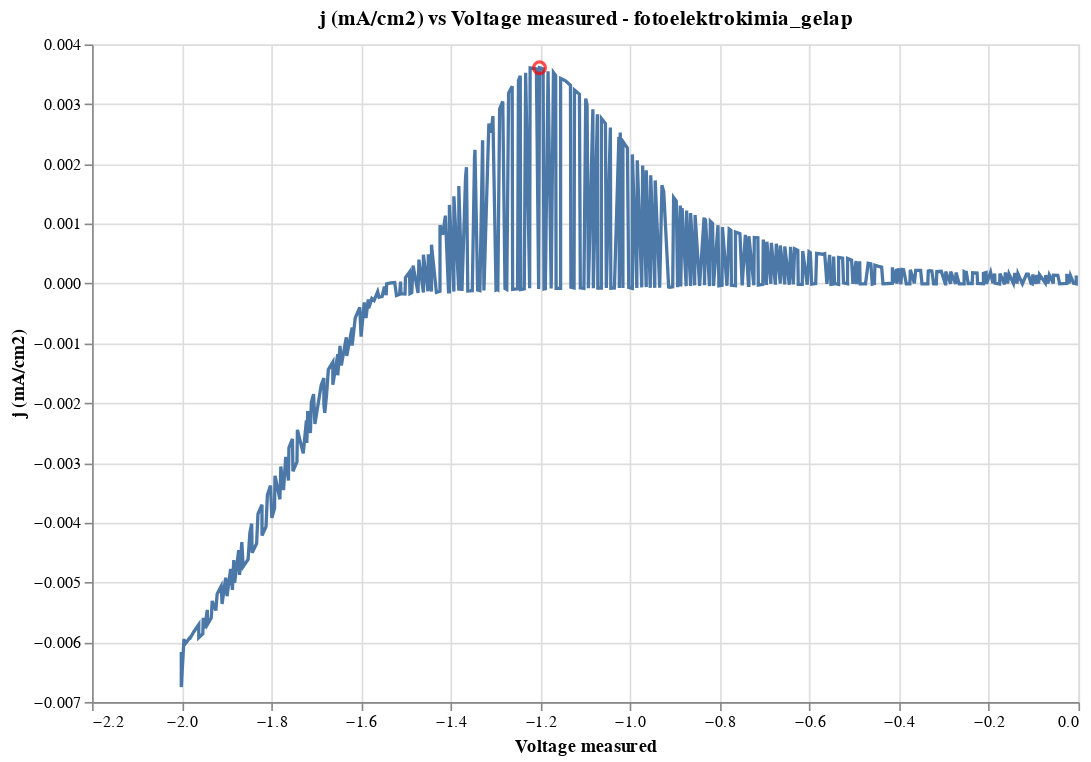
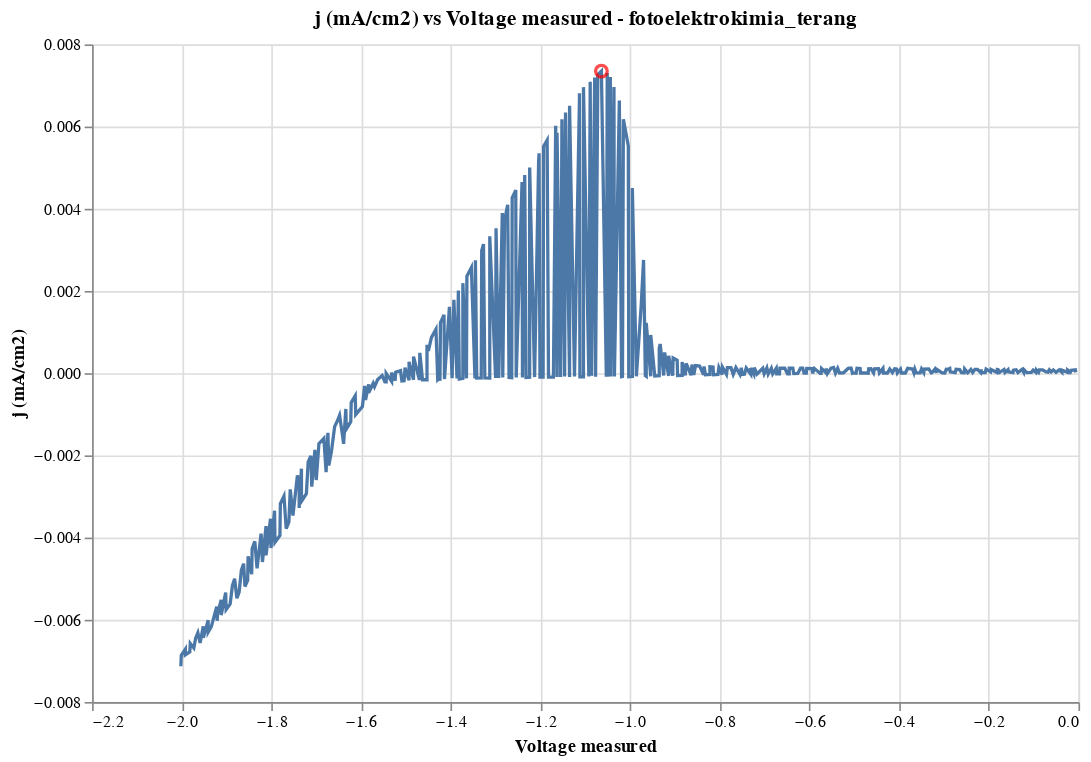
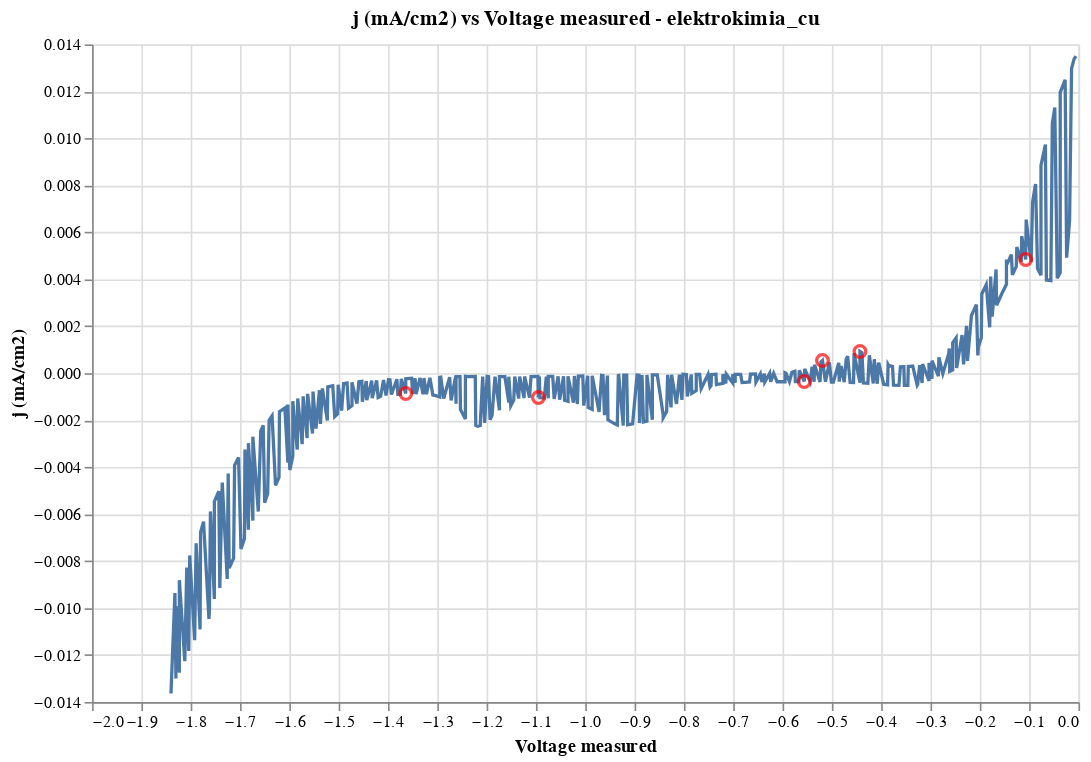

The code cell stored with these charts, in order, in its notebook:
### Code cell
plot_data(df)

### Figure 1 — Vega-Lite specification as saved in the notebook (floating-point values rounded to 4 significant figures; data arrays with more than 128 entries replaced by an {"elided": "..."} marker saying what was removed)
{"config": {"view": {"continuousWidth": 300, "continuousHeight": 300}}, "layer": [{"data": {"name": "data-3ccfe38a41a986c9f6994e4d883fa0bb"}, "mark": {"type": "line"}, "encoding": {"tooltip": [{"field": "Voltage measured", "type": "quantitative"}, {"field": "j (mA/cm2)", "type": "quantitative"}], "x": {"field": "Voltage measured", "title": "Voltage measured", "type": "quantitative"}, "y": {"field": "j (mA/cm2)", "title": "j (mA/cm2)", "type": "quantitative"}}, "title": "j (mA/cm2) vs Voltage measured - fotoelektrokimia_gelap"}, {"data": {"name": "data-c088808dba7a8abfa6b213d91461cc19"}, "mark": {"type": "point", "color": "red", "size": 50}, "encoding": {"tooltip": [{"field": "Voltage measured", "type": "quantitative"}, {"field": "j (mA/cm2)", "type": "quantitative"}], "x": {"field": "Voltage measured", "type": "quantitative"}, "y": {"field": "j (mA/cm2)", "type": "quantitative"}}}], "height": 400, "width": 600, "$schema": "https://vega.github.io/schema/vega-lite/v5.20.1.json", "datasets": {"data-3ccfe38a41a986c9f6994e4d883fa0bb": {"elided": "402 records"}, "data-c088808dba7a8abfa6b213d91461cc19": [{"Voltage measured": -1.202, "j (mA/cm2)": 0.00361}]}}

### Figure 2 — Vega-Lite specification as saved in the notebook (floating-point values rounded to 4 significant figures; data arrays with more than 128 entries replaced by an {"elided": "..."} marker saying what was removed)
{"config": {"view": {"continuousWidth": 300, "continuousHeight": 300}}, "layer": [{"data": {"name": "data-e05c2ac248b52f27857b1f5e5ff0ce13"}, "mark": {"type": "line"}, "encoding": {"tooltip": [{"field": "Voltage measured", "type": "quantitative"}, {"field": "j (mA/cm2)", "type": "quantitative"}], "x": {"field": "Voltage measured", "title": "Voltage measured", "type": "quantitative"}, "y": {"field": "j (mA/cm2)", "title": "j (mA/cm2)", "type": "quantitative"}}, "title": "j (mA/cm2) vs Voltage measured - fotoelektrokimia_terang"}, {"data": {"name": "data-e138ff3af93962cb83ca13492b4bcd5f"}, "mark": {"type": "point", "color": "red", "size": 50}, "encoding": {"tooltip": [{"field": "Voltage measured", "type": "quantitative"}, {"field": "j (mA/cm2)", "type": "quantitative"}], "x": {"field": "Voltage measured", "type": "quantitative"}, "y": {"field": "j (mA/cm2)", "type": "quantitative"}}}], "height": 400, "width": 600, "$schema": "https://vega.github.io/schema/vega-lite/v5.20.1.json", "datasets": {"data-e05c2ac248b52f27857b1f5e5ff0ce13": {"elided": "402 records"}, "data-e138ff3af93962cb83ca13492b4bcd5f": [{"Voltage measured": -1.064, "j (mA/cm2)": 0.00735}]}}

### Figure 3 — Vega-Lite specification as saved in the notebook (floating-point values rounded to 4 significant figures; data arrays with more than 128 entries replaced by an {"elided": "..."} marker saying what was removed)
{"config": {"view": {"continuousWidth": 300, "continuousHeight": 300}}, "layer": [{"data": {"name": "data-37c8f1fe0c9a31143c1ed724ba0348eb"}, "mark": {"type": "line"}, "encoding": {"tooltip": [{"field": "Voltage measured", "type": "quantitative"}, {"field": "j (mA/cm2)", "type": "quantitative"}], "x": {"field": "Voltage measured", "title": "Voltage measured", "type": "quantitative"}, "y": {"field": "j (mA/cm2)", "title": "j (mA/cm2)", "type": "quantitative"}}, "title": "j (mA/cm2) vs Voltage measured - elektrokimia_cu"}, {"data": {"name": "data-5e248e39eb686f7d140638b86f34bb36"}, "mark": {"type": "point", "color": "red", "size": 50}, "encoding": {"tooltip": [{"field": "Voltage measured", "type": "quantitative"}, {"field": "j (mA/cm2)", "type": "quantitative"}], "x": {"field": "Voltage measured", "type": "quantitative"}, "y": {"field": "j (mA/cm2)", "type": "quantitative"}}}], "height": 400, "width": 600, "$schema": "https://vega.github.io/schema/vega-lite/v5.20.1.json", "datasets": {"data-37c8f1fe0c9a31143c1ed724ba0348eb": {"elided": "370 records"}, "data-5e248e39eb686f7d140638b86f34bb36": [{"Voltage measured": -0.107, "j (mA/cm2)": 0.00484}, {"Voltage measured": -0.556, "j (mA/cm2)": -0.000355}, {"Voltage measured": -1.095, "j (mA/cm2)": -0.001038}, {"Voltage measured": -1.364, "j (mA/cm2)": -0.000865}, {"Voltage measured": -0.519, "j (mA/cm2)": 0.00054}, {"Voltage measured": -0.443, "j (mA/cm2)": 0.000925}]}}
